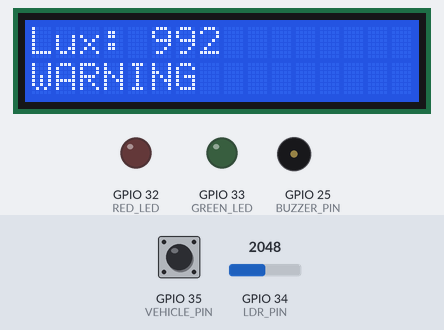
Bench run of a sketch on a simulated ESP32. Parts: 16×2 character LCD, output pins drawn as LEDs (lit = HIGH), buzzer (waves = sounding). The inputs (shaded band) are chosen by the test bench; at power-on: GPIO 34 (LDR_PIN) = 2048, GPIO 35 (VEHICLE_PIN) LOW. WiFi joins after 1.5 s; servers stay silent unless stated; no MQTT or app messages arrive unless stated; what the sketch prints to the serial monitor is not drawn.

Above: at 3.8 s.
3.9 s: GPIO 34 (LDR_PIN) set to 2794
At 5.13 s:
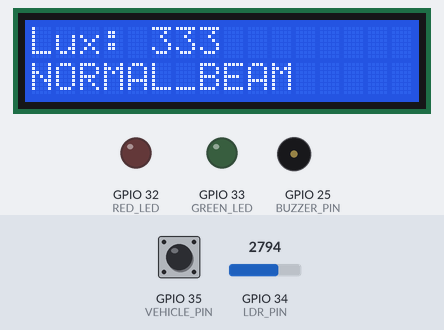
6.9 s: GPIO 34 (LDR_PIN) set to 2928
At 9.6 s:
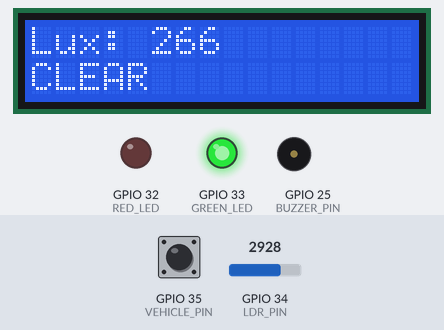
9.9 s: GPIO 34 (LDR_PIN) set to 2047
At 12.42 s:
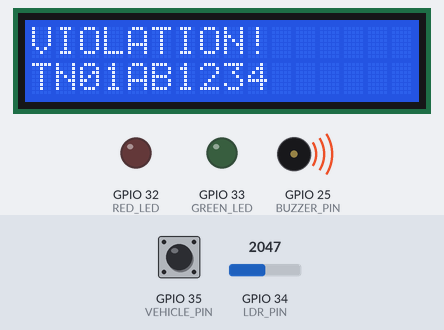
12.9 s: GPIO 35 (VEHICLE_PIN) pulled HIGH for 1 s
At 16.53 s:
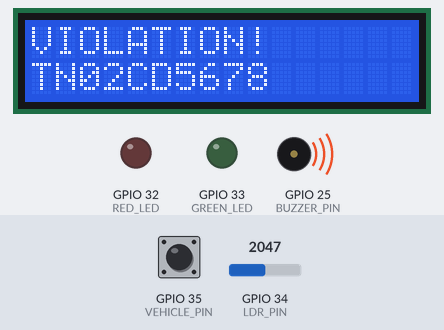
16.9 s: GPIO 35 (VEHICLE_PIN) pulled HIGH for 0.15 s
At 19.7 s:
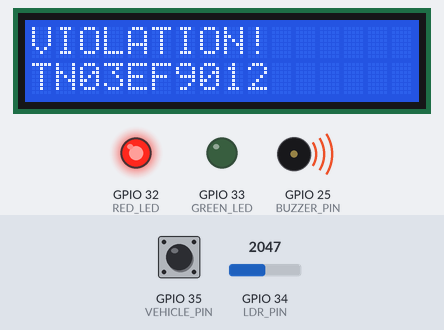
20.0 s: GPIO 35 (VEHICLE_PIN) pulled HIGH for 0.15 s
At 22.92 s:
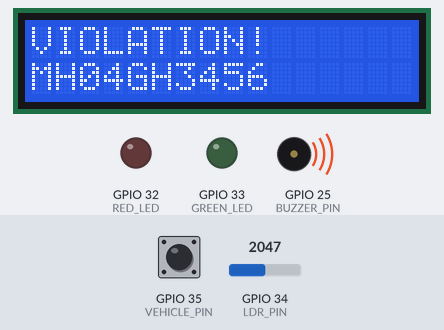
Timing chart, 0 to 69.7 s (numbered marks = the images above; inputs shaded):
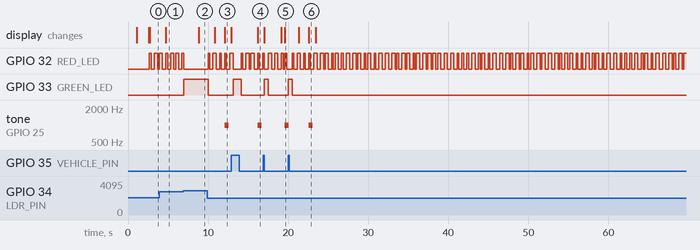

Measured:
- the behaviour switches between 2856 and 2857 on GPIO 34 (LDR_PIN) (found by bisection; images 1 and 2)
- after the input at 3.9 s, tone on GPIO 25 (BUZZER_PIN): stays silent (without the input it goes to 1000 Hz after 0.82 s); the display: changes after 0.84 s (image 1)
- after the input at 6.9 s, GPIO 32 (RED_LED): goes on until 7.0 s, then stays LOW; GPIO 33 (GREEN_LED): LOW → HIGH after 0.08 s; the display: changes after 1.9 s (image 2)
- after the input at 9.9 s, GPIO 32 (RED_LED): LOW → HIGH after 0.11 s, → LOW 0.20 s later, → HIGH 0.40 s later, → LOW 0.43 s later, … (9 changes in this stretch); GPIO 33 (GREEN_LED): HIGH → LOW after 0.11 s
- after the input at 12.9 s, GPIO 33 (GREEN_LED): LOW → HIGH after 0.22 s, → LOW 1.0 s later; tone on GPIO 25 (BUZZER_PIN): silent → 1000 Hz after 3.3 s, → silent 0.50 s later; the display: first differs from a run without the input after 3.3 s (image 4)
- after the input at 16.9 s, GPIO 33 (GREEN_LED): LOW → HIGH after 0.10 s, → LOW 0.53 s later; tone on GPIO 25 (BUZZER_PIN): silent → 1000 Hz after 2.7 s; the display: first changes after 0.13 s (image 5 shows a later state)
- after the input at 20.0 s, GPIO 33 (GREEN_LED): LOW → HIGH at once, → LOW 0.50 s later

The sketch:

sketch.ino
```cpp
#include <Arduino.h>
/*
 * HIGH BEAM DETECTION SYSTEM
 * ESP32 Firmware — Wokwi Simulator (AWS IoT Core TCP/MQTT)
 *
 * Sensors : LDR/photoresistor (pin 34) + vehicle switch (pin 35)
 * Outputs : Red LED (pin 32), Green LED (pin 33), Buzzer (pin 25), LCD I2C
 */

#include <WiFiClientSecure.h>
#include <PubSubClient.h>
#include <ArduinoJson.h>
#include <LiquidCrystal_I2C.h>
#include <Wire.h>

// —— AWS IoT Configuration ——————————————————————————————————————
const char* AWS_IOT_ENDPOINT = "a2dsifw7wpw9m4-ats.iot.ap-south-1.amazonaws.com";
const char* THING_NAME       = "HighBeamESP32";
const char* TOPIC_SENSOR     = "highbeam/sensor/data";
const char* TOPIC_VIOLATION  = "highbeam/violations";
const char* TOPIC_CONFIG     = "highbeam/config";

// —— Certificates (Extracted from backend/iot_certs) ——————————————
const char* AWS_CERT_CA =
"-----BEGIN CERTIFICATE-----\n"
"MIIDQTCCAimgAwIBAgITBmyfz5m/jAo54vB4ikPmljZbyjANBgkqhkiG9w0BAQsF\n"
"ADA5MQswCQYDVQQGEwJVUzEPMA0GA1UEChMGQW1hem9uMRkwFwYDVQQDExBBbWF6\n"
"b24gUm9vdCBDQSAxMB4XDTE1MDUyNjAwMDAwMFoXDTM4MDExNzAwMDAwMFowOTEL\n"
"MAkGA1UEBhMCVVMxDzANBgNVBAoTBkFtYXpvbjEZMBcGA1UEAxMQQW1hem9uIFJv\n"
"b3QgQ0EgMTCCASIwDQYJKoZIhvcNAQEBBQADggEPADCCAQoCggEBALJ4gHHKeNXj\n"
"ca9HgFB0fW7Y14h29Jlo91ghYPl0hAEvrAIthtOgQ3pOsqTQNroBvo3bSMgHFzZM\n"
"9O6II8c+6zf1tRn4SWiw3te5djgdYZ6k/oI2peVKVuRF4fn9tBb6dNqcmzU5L/qw\n"
"IFAGbHrQgLKm+a/sRxmPUDgH3KKHOVj4utWp+UhnMJbulHheb4mjUcAwhmahRWa6\n"
"VOujw5H5SNz/0egwLX0tdHA114gk957EWW67c4cX8jJGKLhD+rcdqsq08p8kDi1L\n"
"93FcXmn/6pUCyziKrlA4b9v7LWIbxcceVOF34GfID5yHI9Y/QCB/IIDEgEw+OyQm\n"
"jgSubJrIqg0CAwEAAaNCMEAwDwYDVR0TAQH/BAUwAwEB/zAOBgNVHQ8BAf8EBAMC\n"
"AYYwHQYDVR0OBBYEFIQYzIU07LwMlJQuCFmcx7IQTgoIMA0GCSqGSIb3DQEBCwUA\n"
"A4IBAQCY8jdaQZChGsV2USggNiMOruYou6r4lK5IpDB/G/wkjUu0yKGX9rbxenDI\n"
"U5PMCCjjmCXPI6T53iHTfIUJrU6adTrCC2qJeHZERxhlbI1Bjjt/msv0tadQ1wUs\n"
"N+gDS63pYaACbvXy8MWy7Vu33PqUXHeeE6V/Uq2V8viTO96LXFvKWlJbYK8U90vv\n"
"o/ufQJVtMVT8QtPHRh8jrdkPSHCa2XV4cdFyQzR1bldZwgJcJmApzyMZFo6IQ6XU\n"
"5MsI+yMRQ+hDKXJioaldXgjUkK642M4UwtBV8ob2xJNDd2ZhwLnoQdeXeGADbkpy\n"
"rqXRfboQnoZsG4q5WTP468SQvvG5\n"
"-----END CERTIFICATE-----\n";

const char* AWS_CERT_CRT =
"-----BEGIN CERTIFICATE-----\n"
"MIIDWTCCAkGgAwIBAgIUf3w4QrJTF+QcBm/prEJnuTVSp9gwDQYJKoZIhvcNAQEL\n"
"BQAwTTFLMEkGA1UECwxCQW1hem9uIFdlYiBTZXJ2aWNlcyBPPUFtYXpvbi5jb20g\n"
"SW5jLiBMPVNlYXR0bGUgU1Q9V2FzaGluZ3RvbiBDPVVTMB4XDTI2MDUxMjE0MjUy\n"
"M1oXDTQ5MTIzMTIzNTk1OVowHjEcMBoGA1UEAwwTQVdTIElvVCBDZXJ0aWZpY2F0\n"
"ZTCCASIwDQYJKoZIhvcNAQEBBQADggEPADCCAQoCggEBAKZh3aqbpdWWSYxsHJrp\n"
"1ktxoeTqsGi8TH5fVlu72l5hdwpiJKe2IKTjGh+RA4xMMPepxle9SrhZ2IdFZfc6\n"
"6VM6AjkmHDdUKRrBK0CVCQGVRwSkVfbwFts7LAr3gfMWT/efYySakGcy/7uJ4zor\n"
"F2tUw94/CwRDt/XHm/3VgzdKDOwJkIhEppCH98njt15Yot/EYa0ZOtfICZKQ8ptL\n"
"QXG8+nTwbcoGCVf0i7s9VLQHunTMCMtbizopLtg7gms4sD/ZLKuQjIII2S5PyUgT\n"
"b1bgg/8V5oiDJccjvGWwvm/SCTPJCrZziG0wlXxxXJRIPGmktJE3QRImCJMDTyqy\n"
"nYECAwEAAaNgMF4wHwYDVR0jBBgwFoAUIGQNjQ18nb/jCc3qG91tiDDfK6owHQYD\n"
"VR0OBBYEFGnzaq3EJc2hxMrT5XOUXsd3f/zIMAwGA1UdEwEB/wQCMAAwDgYDVR0P\n"
"AQH/BAQDAgeAMA0GCSqGSIb3DQEBCwUAA4IBAQDC9B9zmshkeIeh/RqCfcSYZ2na\n"
"tPW7v6IFfcm00W5xt9LiJci6wG2GQLzkE6UKor/acgzmHmE46+wtNpFkDs67nRbE\n"
"x44xstc7rxBKMHnkv+bBjoOz4N3U/7VAfLCYQfbRd3hatRp5aaakBSjWy7dcJsLn\n"
"ipj7Nr2Rsgp+GtprkkBcRQS5dONGnVV2Z2qX9e5W6CUI4eiTz5PwQUfoN3lIgFMt\n"
"nrw8l47zyLY6FACO64+Lh83Myl4XXH+r1Xdqz/0Y/SpALVqme7MXV8ciTPVq1Gya\n"
"qLTxBOkFZ4j32T+KNKhKhFWl7COWmiHoNUR1mCyEXTX8jx4pi2vpecJXoZar\n"
"-----END CERTIFICATE-----\n";

const char* AWS_CERT_PRIVATE =
"-----BEGIN RSA PRIVATE KEY-----\n"
"MIIEowIBAAKCAQEApmHdqpul1ZZJjGwcmunWS3Gh5OqwaLxMfl9WW7vaXmF3CmIk\n"
"p7YgpOMaH5EDjEww96nGV71KuFnYh0Vl9zrpUzoCOSYcN1QpGsErQJUJAZVHBKRV\n"
"9vAW2zssCveB8xZP959jJJqQZzL/u4njOisXa1TD3j8LBEO39ceb/dWDN0oM7AmQ\n"
"iESmkIf3yeO3Xlii38RhrRk618gJkpDym0tBcbz6dPBtygYJV/SLuz1UtAe6dMwI\n"
"y1uLOiku2DuCaziwP9ksq5CMggjZLk/JSBNvVuCD/xXmiIMlxyO8ZbC+b9IJM8kK\n"
"tnOIbTCVfHFclEg8aaS0kTdBEiYIkwNPKrKdgQIDAQABAoIBAEl9Qp5/v0DW78eB\n"
"XSUjkc6i80IcUyz/tr2+uHMuRyaW4DCK5uvY6xRJZxl4QNvwL1TE/WF1r5I7xQMC\n"
"qSYJNFPZdG/voFjj6H/zwHn3GhJD8ClhuMKoiz/sI+j4J8LKISobkXvydUPP59ra\n"
"7a2cqOx0dUsuB1yr2I5Ly1/TtfBuI3GWEw5iQG17tnvPpkPCFyUdRtXGlyklin6w\n"
"XT1WTtwl5I6Ch2M0JXhd5WCmYxvbNBVP6aH1sQ6bLBzMkZ1xhJfr1JrNxvY7p/e2\n"
"OOMiXWJqCa3t+aLVFxXcbrsQVn/FfeFdtm1v2RaoxmcBLBQlpxmA9w1MibVianFN\n"
"P8DSIUECgYEA0G3f22e0qF1dkrLkSPgYLRu8EPxM+ihhmsHBz3bUYLogKog/klnD\n"
"TK+VZzaAYrFPrrA8C5Zhh+KRIF5uxOs4PKOaK3JfzmaAWNH6XkTqjcwzD3t3wNTa\n"
"j0uLvxBMtvqG+nNU1Hwe1TG8KQNl4XBKVweWYnMq8xqXJFkiMW2wCckCgYEAzFtF\n"
"DjlSfsXLMTUwbMlH7M0BUfs5HGbN7zdM8vbeuCfglZ9+Nb6RPuvtAeq8L9pRY2Ve\n"
"Ti5ycnPP9drjppXzZdz/DQz8aEmoH/gq7WbDvURARPYqQPgBZcEQzH5143aRGCdo\n"
"WqvvarfFxt3ikbB34Cw0rhcMJTKx+eeVCGyc0fkCgYBBLXrJU57M35V5YHO+1cZJ\n"
"pNikvyEbQTF0gY6n39L+BHY2lrC6hVNrUaT4x7RSKHxwdi/wt6/8HD+hzaX58kx9\n"
"ufNmDrgjBS6xl8ghXo+yk96LwuJp7KYEFW2369LxjVpUS2iFoeLKbGkYsjVT0BeP\n"
"K5I9ayJNL02AUlc8+b4I8QKBgFtieTgKJDzywJHJwlTzkclwR6XcnUZ5JqBR74Q7\n"
"J4/crU7bmvn3tUYZBMy1puATVhAH1atKk/1gkt/TubfWGJk1wYyZgQo13gwl0zSE\n"
"nwW1TrRIDM8u2JkjRBredmN4sxvFC6J4fsEPW086DEawTnsd6ZTsU48S44noqLmy\n"
"sFIpAoGBAIKOAx76XtGLw1BoUqr81I4bV4Uisis7fR2eLQbVbnExKFZDlg166CP2\n"
"QPRkQagMgrKX/NSgem4/dS26KrbJl7sNIy83oYHgV8rDYy5N+Q/L05GWeRDr2b7L\n"
"9g9bDIGE3+zI6iHBDvk21HhWXEFlFrpFTzQDMX0pxml/qcN8scx2\n"
"-----END RSA PRIVATE KEY-----\n";

// —— Hardware / Pins ——————————————————————————————————————————————
#define LDR_PIN 34
#define VEHICLE_PIN 35
#define RED_LED 32
#define GREEN_LED 33
#define BUZZER_PIN 25

// —— Simulation Constants ————————————————————————————————————————
const char* ssid = "Wokwi-GUEST";
const char* password = "";

// —— Thresholds ——————————————————————————————————————————————————
#define DEFAULT_HIGH_BEAM_LUX 740
#define DEFAULT_NORMAL_BEAM_LUX 300
#define TRIGGER_DURATION 2000

// —— Global Objects ——————————————————————————————————————————————
WiFiClientSecure net;
PubSubClient client(net);
LiquidCrystal_I2C lcd(0x27, 16, 2);

// —— State Variables —————————————————————————————————————————————
int luxValue = 0;
int rawLdrValue = 0;
int highBeamLux = DEFAULT_HIGH_BEAM_LUX;
int normalBeamLux = DEFAULT_NORMAL_BEAM_LUX;
bool vehiclePresent = false;
bool highBeamActive = false;
bool violationSent = false;
unsigned long highBeamStart = 0;
unsigned long lastSend = 0;
unsigned long lastAwsRetry = 0;
int violationCount = 0;

const char* MOCK_PLATES[] = {"TN01AB1234", "TN02CD5678", "TN03EF9012", "MH04GH3456", "KA05IJ7890", "AP06KL2345"};
int plateIndex = 0;

// —— Functions ———————————————————————————————————————————————————

void mqttCallback(char* topic, byte* payload, unsigned int length) {
  Serial.print("Message arrived [");
  Serial.print(topic);
  Serial.print("] ");
  String message = "";
  for (unsigned int i = 0; i < length; i++) {
    message += (char)payload[i];
  }
  Serial.println(message);

  JsonDocument doc;
  DeserializationError error = deserializeJson(doc, message);
  if (!error) {
    highBeamLux = DEFAULT_HIGH_BEAM_LUX;
    if (doc["normal_beam_threshold"].is<int>()) {
      normalBeamLux = doc["normal_beam_threshold"];
    }
    Serial.println("Config Updated via MQTT");
  }
}

bool connectAWS() {
  if (client.connected()) {
    return true;
  }

  Serial.print("Connecting to AWS IoT Core...");
  lcd.clear();
  lcd.print("Connecting AWS");

  net.setCACert(AWS_CERT_CA);
  net.setCertificate(AWS_CERT_CRT);
  net.setPrivateKey(AWS_CERT_PRIVATE);

  client.setServer(AWS_IOT_ENDPOINT, 8883);
  client.setCallback(mqttCallback);

  for (int attempt = 1; attempt <= 3 && !client.connected(); attempt++) {
    if (client.connect(THING_NAME)) {
      Serial.println("CONNECTED!");
      lcd.clear();
      lcd.print("AWS Connected!");
      client.subscribe(TOPIC_CONFIG);
      return true;
    } else {
      Serial.print("failed, rc=");
      Serial.print(client.state());
      Serial.println(" continuing with TCP/serial JSON");
      lcd.setCursor(0,1);
      lcd.print("TCP fallback");
      delay(1000);
    }
  }

  Serial.println("AWS IoT unavailable. Sensor data will still stream over Wokwi TCP/serial.");
  return false;
}

void publishMessage(const char* topic, JsonDocument& doc) {
  char buffer[512];
  serializeJson(doc, buffer);

  // Keep this pure JSON line: the Python backend reads it over Wokwi's
  // RFC2217/TCP serial bridge even when AWS MQTT is temporarily offline.
  Serial.println(buffer);

  if (client.connected()) {
    client.publish(topic, buffer);
    Serial.print("Published to ");
    Serial.print(topic);
    Serial.print(": ");
    Serial.println(buffer);
  } else {
    Serial.print("AWS offline, TCP JSON only for ");
    Serial.println(topic);
  }
}

int adcToLux(int raw) {
  const float GAMMA = 0.7;
  const float RL10 = 50.0;
  float voltage = raw / 4095.0 * 3.3;
  voltage = constrain(voltage, 0.01, 3.29);
  float resistance = 2000.0 * voltage / (3.3 - voltage);
  float lux = pow(RL10 * 1000.0 * pow(10.0, GAMMA) / resistance, 1.0 / GAMMA);
  if (isnan(lux) || isinf(lux)) {
    lux = map(raw, 0, 4095, 0, 5000);
  }
  return constrain((int)lux, 0, 5000);
}

void setNormalMode() {
  digitalWrite(RED_LED, LOW);
  digitalWrite(GREEN_LED, HIGH);
}

void setWarningMode() {
  static unsigned long lastFlash = 0;
  if (millis() - lastFlash > 200) {
    digitalWrite(RED_LED, !digitalRead(RED_LED));
    digitalWrite(GREEN_LED, LOW);
    lastFlash = millis();
  }
}

void triggerViolation(unsigned long elapsed) {
  violationCount++;
  String plate = String(MOCK_PLATES[plateIndex % 6]);
  plateIndex++;

  JsonDocument doc;
  doc["event"] = "VIOLATION";
  doc["plate"] = plate;
  doc["lux"] = luxValue;
  doc["raw_adc"] = rawLdrValue;
  doc["vehicle_present"] = vehiclePresent;
  doc["violation_count"] = violationCount;
  doc["duration_ms"] = elapsed;

  publishMessage(TOPIC_VIOLATION, doc);

  // Hardware Alerts
  digitalWrite(RED_LED, HIGH);
  digitalWrite(GREEN_LED, LOW);
  tone(BUZZER_PIN, 1000, 500);

  // LCD Update
  lcd.clear();
  lcd.setCursor(0, 0);
  lcd.print("VIOLATION!");
  lcd.setCursor(0, 1);
  lcd.print(plate);
}

void sendSensorData(const char* state, unsigned long duration_ms) {
  if (millis() - lastSend > 2000) {
    JsonDocument doc;
    doc["event"] = "SENSOR";
    doc["lux"] = luxValue;
    doc["state"] = state;
    doc["vehicle_present"] = vehiclePresent;
    doc["duration_ms"] = duration_ms;

    publishMessage(TOPIC_SENSOR, doc);
    lastSend = millis();

    // LCD Update
    lcd.clear();
    lcd.setCursor(0, 0);
    lcd.print("Lux: ");
    lcd.print(luxValue);
    lcd.setCursor(0, 1);
    lcd.print(state);
  }
}

void setup() {
  Serial.begin(115200);
  delay(1000);
  Serial.println("\n\n--- WOKWI ESP32 BOOTING ---");

  pinMode(RED_LED, OUTPUT);
  pinMode(GREEN_LED, OUTPUT);
  pinMode(BUZZER_PIN, OUTPUT);
  pinMode(VEHICLE_PIN, INPUT_PULLUP);

  Wire.begin(21, 22);
  lcd.init();
  lcd.backlight();
  lcd.clear();
  lcd.print("System Booting...");

  WiFi.begin(ssid, password);
  Serial.print("Connecting to WiFi");
  while (WiFi.status() != WL_CONNECTED) {
    delay(500);
    Serial.print(".");
  }
  Serial.println(" Connected!");

  connectAWS();

  digitalWrite(GREEN_LED, HIGH); // Ready
}

void loop() {
  if (!client.connected() && millis() - lastAwsRetry > 10000) {
    lastAwsRetry = millis();
    connectAWS();
  }
  if (client.connected()) {
    client.loop();
  }

  rawLdrValue = analogRead(LDR_PIN);
  luxValue = adcToLux(rawLdrValue);
  vehiclePresent = (digitalRead(VEHICLE_PIN) == LOW);

  if (!vehiclePresent) {
    setNormalMode();
    violationSent = false;
    highBeamStart = 0;
    highBeamActive = false;
    sendSensorData("CLEAR", 0);
    delay(500);
    return;
  }

  if (luxValue > highBeamLux) {
    if (!highBeamActive) {
      highBeamActive = true;
      highBeamStart = millis();
    }
    unsigned long elapsed = millis() - highBeamStart;
    if (elapsed >= TRIGGER_DURATION && !violationSent) {
      triggerViolation(elapsed);
      violationSent = true;
    } else {
      setWarningMode();
      sendSensorData("WARNING", elapsed);
    }
  } else {
    highBeamActive = false;
    violationSent = false;
    highBeamStart = 0;
    if (luxValue > normalBeamLux) {
      setWarningMode();
      sendSensorData("NORMAL_BEAM", 0);
    } else {
      setNormalMode();
      sendSensorData("CLEAR", 0);
    }
  }
  delay(200);
}
```
